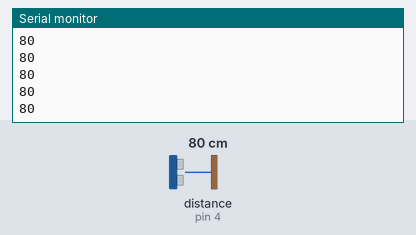
Simulated run of this sketch. Board: Arduino Uno, built with avr-gcc and run on an emulated ATmega328P. Parts: the last lines printed to the serial monitor. The test bench sets the inputs (shaded band); at power-on: distance to the obstacle (sensor on pin 4) 80 cm. The echo pulse lasts 58.3 µs per cm.

Above: at 1.2 s.
1.3 s: distance to the obstacle (sensor on pin 4) set to 2 cm
At 1.43 s:
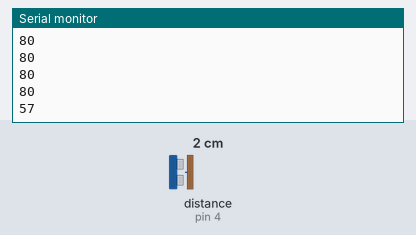
2.8 s: distance to the obstacle (sensor on pin 4) set to 4 cm
At 2.82 s:
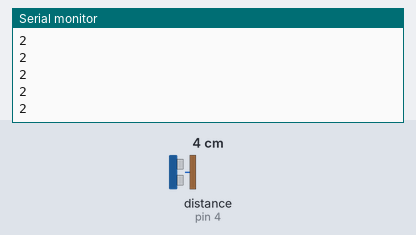
Timing chart, 0 to 5.8 s (numbered marks = the images above; inputs shaded):
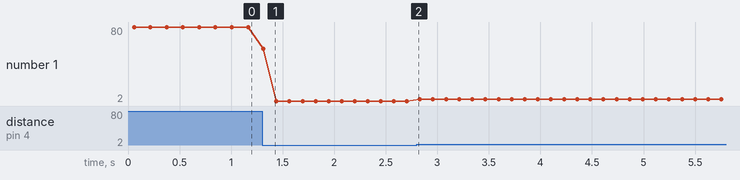

The sketch:

functions.ino
```cpp
// Detectar obstáculo
int usDetect(Ultrasonic us) {

  int media = 0;
  for (int i = 0; i < 7; i++) {

    int leitura = us.read();
    media += leitura;

    delay(3);

  }

  return int(media/7);

}
```

ultrassonico.ino
```cpp
#include <Ultrasonic.h>

// Sensor US Frente
byte usFTrig = 3;
byte usFEcho = 4;
Ultrasonic usFront(usFTrig, usFEcho);

void setup() {
  // put your setup code here, to run once:
  Serial.begin(9600);
}

void loop() {
  // put your main code here, to run repeatedly:
  Serial.print(usDetect(usFront));
  Serial.print("\n");
  delay(100);
}
```

Measured:
- after the input at 1.3 s, the serial monitor: prints a new line at once (image 1)
- plotted number 1: 80 → 2 after the input at 1.3 s, 2 → 4 after the input at 2.8 s
